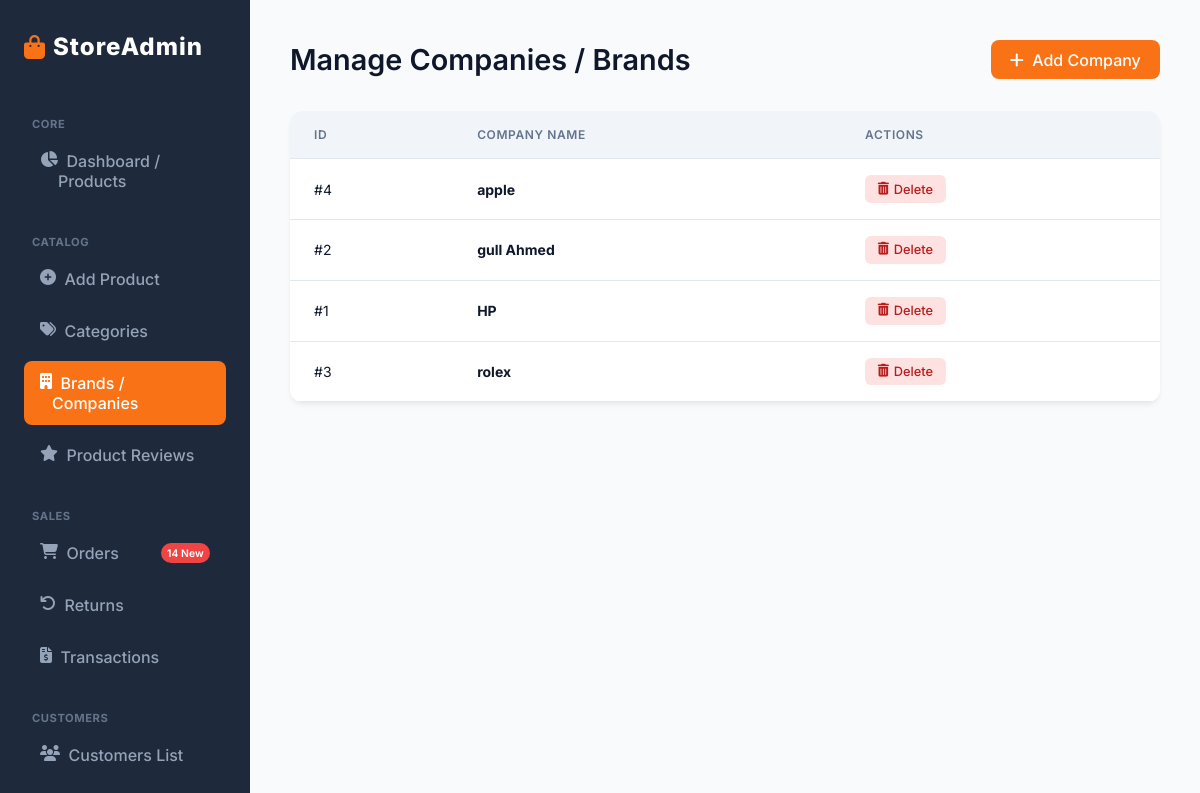
Screenshot of /companies.php (signed in) with the database file from the repository.
### tables this page shows
CREATE TABLE `companies` (
  `id` int(11) NOT NULL,
  `name` varchar(255) NOT NULL
);

### companies.php (the view, shortened to what this page needs)
<?php
require_once 'db.php';
try {
    $stmt = $pdo->query("SELECT * FROM companies ORDER BY name ASC");
    $companies = $stmt->fetchAll();
} catch (PDOException $e) {
    $error = "Error fetching data: " . $e->getMessage();
}
?>
<!DOCTYPE html>
<html lang="en">
<head>
    <link rel="stylesheet" href="style.css">
    <link rel="stylesheet" href="https://cdnjs.cloudflare.com/ajax/libs/font-awesome/6.4.0/css/all.min.css">
</head>
<body>
    <?php include 'sidebar.php'; ?>
    <div class="main-content">
        <div class="header">
            <h1>Manage Companies / Brands</h1>
            <a href="add_company.php" class="btn"><i class="fas fa-plus"></i>&nbsp; Add Company</a>
        </div>
        <div class="card">
            <table>
                <thead>
                    <tr>
                        <th>ID</th>
                        <th>Company Name</th>
                        <th>Actions</th>
                    </tr>
                </thead>
                <tbody>
                    <?php if (isset($companies) && count($companies) > 0): ?>
                        <?php foreach ($companies as $comp): ?>
                            <tr>
                                <td>#<?= htmlspecialchars($comp['id']) ?></td>
                                <td><strong><?= htmlspecialchars($comp['name']) ?></strong></td>
                                <td class="actions">
                                    <a href="companies.php?delete=<?= $comp['id'] ?>" class="btn-icon btn-del" onclick="return confirm('Delete this company?');"><i class="fas fa-trash-alt"></i> Delete</a>
                                </td>
                            </tr>
                        <?php endforeach; ?>
                    <?php else: ?>
                        <tr>
                            <td colspan="3" style="text-align: center; padding: 2rem;">No companies found.</td>
                        </tr>
                    <?php endif; ?>
                </tbody>
            </table>
        </div>
    </div>
</body>
</html>

### style.css (style rules this page uses)
:root { --primary: #f97316; --primary-hover: #ea580c; --secondary: #f1f5f9; --text-main: #0f172a; --text-muted: #64748b; --bg-main: #f8fafc; --bg-card: #ffffff; --border: #e2e8f0; --sidebar-bg: #1e293b; --sidebar-text: #94a3b8; --sidebar-hover: #334155; --sidebar-active: #f97316; --danger: #ef4444; --danger-hover: #dc2626; --success: #10b981; --radius: 12px; --shadow: 0 4px 6px -1px rgba(0, 0, 0, 0.05), 0 2px 4px -1px rgba(0, 0, 0, 0.03); --shadow-hover: 0 10px 15px -3px rgba(0, 0, 0, 0.1), 0 4px 6px -2px rgba(0, 0, 0, 0.05); }
* { margin: 0; padding: 0; box-sizing: border-box; font-family: 'Inter', sans-serif; }
body { background-color: var(--bg-main); color: var(--text-main); display: flex; min-height: 100vh; }
.main-content { margin-left: 250px; padding: 2.5rem; flex: 1; min-height: 100vh; }
.header { display: flex; justify-content: space-between; align-items: center; margin-bottom: 2rem; }
.header h1 { font-size: 1.8rem; font-weight: 600; color: #0f172a; }
.btn { display: inline-flex; align-items: center; justify-content: center; padding: 0.6rem 1.2rem; background-color: var(--primary); color: white; border-radius: 8px; text-decoration: none; font-weight: 500; transition: all 0.2s ease; border: none; cursor: pointer; }
.card { background-color: var(--bg-card); border-radius: var(--radius); box-shadow: var(--shadow); overflow: hidden; }
table { width: 100%; border-collapse: collapse; }
th, td { padding: 1rem 1.5rem; text-align: left; }
th { background-color: #f1f5f9; color: var(--text-muted); font-weight: 600; text-transform: uppercase; font-size: 0.75rem; letter-spacing: 0.05em; border-bottom: 1px solid var(--border); }
tr { border-bottom: 1px solid var(--border); transition: background-color 0.2s ease; }
td { color: var(--text-main); font-size: 0.875rem; }
.actions { display: flex; gap: 0.5rem; }
.btn-icon { padding: 0.4rem 0.8rem; border-radius: 6px; font-size: 0.8rem; text-decoration: none; display: inline-flex; align-items: center; gap: 0.3rem; transition: all 0.2s; font-weight: 500; }
.btn-del { background-color: #fee2e2; color: #b91c1c; }

### rows the page displays
companies: id "4", name "apple"
companies: id "2", name "gull Ahmed"
companies: id "1", name "HP"
companies: id "3", name "rolex"
